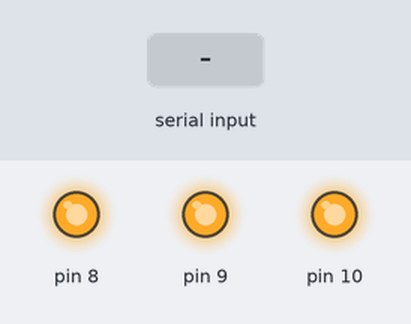
A sketch run on a simulated Arduino Uno, built with avr-gcc and run on an emulated ATmega328P. Shown: output pins drawn as LEDs (lit = HIGH). The test bench sets the inputs (shaded band). What the sketch prints to the serial monitor is not drawn.

Above: at 1.2 s.
1.3 s: "0" received over Serial
At 2.0 s:
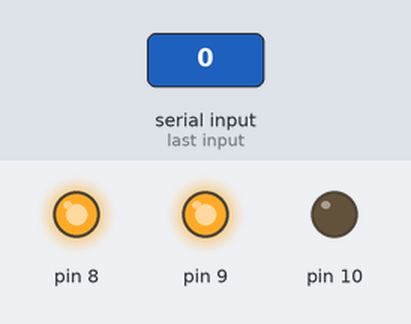
3.0 s: "2" received over Serial
At 4.4 s:
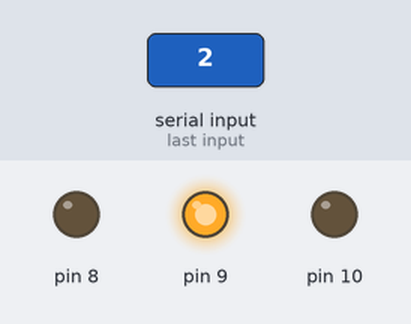
4.7 s: "1" received over Serial
At 5.8 s:
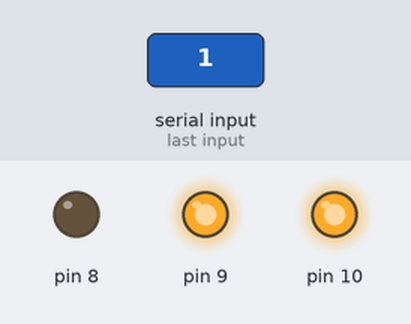
6.4 s: "4" received over Serial
At 7.1 s:
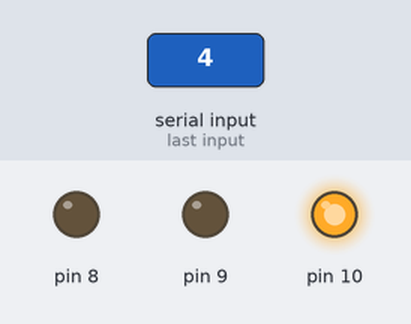
8.1 s: "3" received over Serial
At 9.5 s:
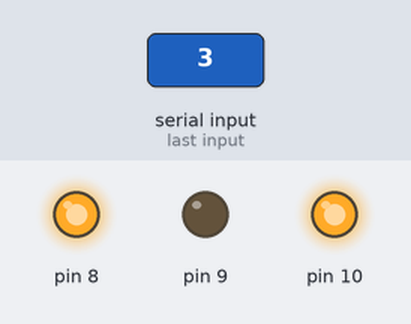
9.8 s: "6" received over Serial
At 10.8 s:
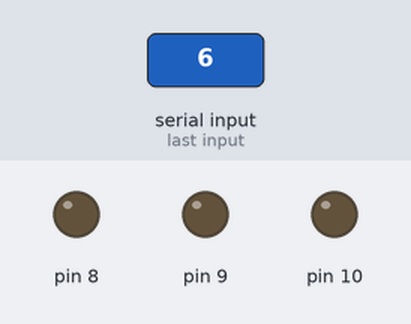
Timing chart, 0 to 12.5 s (numbered marks = the images above; inputs shaded):
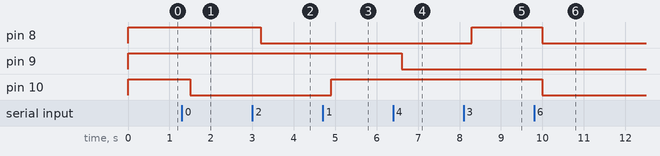

The sketch:

Room_automation_sample.ino
```cpp
/*

  Developed by : ℝ.𝔾𝕟𝕒𝕟𝕒 𝕊𝕣𝕖𝕖𝕜𝕒𝕣

  Github : https://github.com/gnanasreekar

  Linkdin : https://www.linkedin.com/in/gnana-sreekar/

  Instagram : https://www.instagram.com/gnana_sreekar/

  Website : https://gnanasreekar.com

*/


char Incoming_value;
int val1 =0,val2 =0,val3 =0 ;
String change;
void setup()
{

  Serial.begin(9600);
  pinMode(8, OUTPUT);
  pinMode(9, OUTPUT);
  pinMode(10, OUTPUT);
 digitalWrite(8, HIGH);
  digitalWrite(9, HIGH);
  digitalWrite(10, HIGH);
  status();
}
void loop()
{
  if(Serial.available() > 0)
  {
    delay(200);
    Incoming_value = Serial.read();
    if(Incoming_value == '0') {
      digitalWrite(10, LOW);
      status();
    }
    else if(Incoming_value == '1'){
      digitalWrite(10, HIGH);
      status();
    }
    else if(Incoming_value == '2'){
      digitalWrite(8, LOW);
      status();
    }
    else if(Incoming_value == '3'){
      digitalWrite(8, HIGH);
      status();
    }
     else if(Incoming_value == '4'){
      digitalWrite(9, LOW);
      status();
    }
     else if(Incoming_value == '5'){
      digitalWrite(9, HIGH);
      status();
    }
    else if(Incoming_value == '6'){
      digitalWrite(9, LOW);
      digitalWrite(10, LOW);
      digitalWrite(8, LOW);
      status();
    }
    else if(Incoming_value == '7'){
      digitalWrite(9, HIGH);
      digitalWrite(10, HIGH);
      digitalWrite(8, HIGH);
      status();
    }
    else if(Incoming_value == '8'){
      status();
    }
  }
}

void status(){
  val1 = digitalRead(10);
      val2 = digitalRead(8);
      val3 = digitalRead(9);
      if(val1 == LOW){
        change = "1-";
      } else if(val1 == HIGH){
        change = "0-";
      }
      if(val2 == LOW){
        change = change + "1-";
      } else if(val2 == HIGH){
        change = change + "0-";
      }
      if(val3 == LOW){
        change = change + "1";
      } else if(val3 == HIGH){
        change = change + "0";
      }
      Serial.print(change);
      change = "";
}
```

Measured:
- after the input at 1.3 s, pin 10: HIGH → LOW after 0.20 s
- after the input at 3.0 s, pin 8: HIGH → LOW after 0.20 s
- after the input at 4.7 s, pin 10: LOW → HIGH after 0.20 s
- after the input at 6.4 s, pin 9: HIGH → LOW after 0.20 s
- after the input at 8.1 s, pin 8: LOW → HIGH after 0.20 s
- after the input at 9.8 s, pin 8, pin 10: HIGH → LOW after 0.20 s
